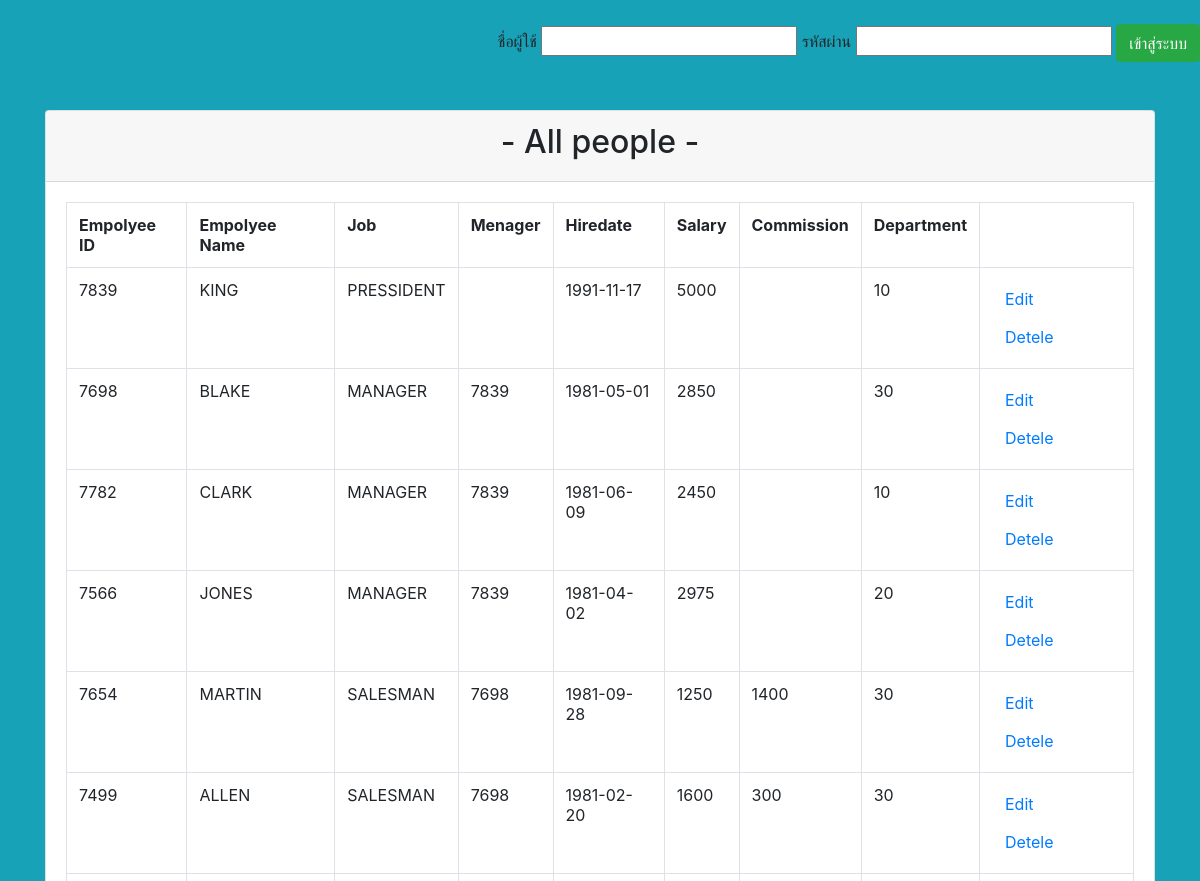
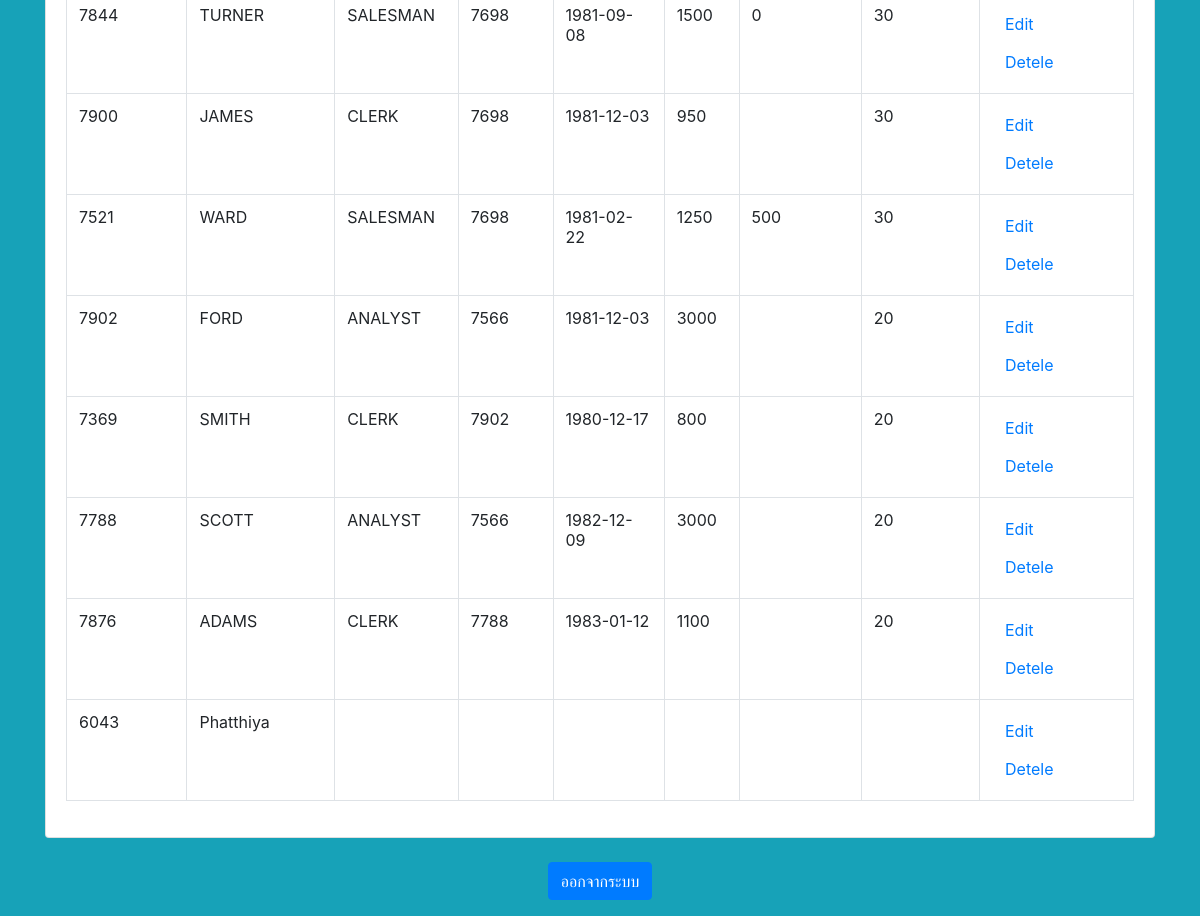
Page /display_emp.php on the committed database (2 pictures, top to bottom).
### tables this page shows
CREATE TABLE `emp` (
  `EMPNO` varchar(4) NOT NULL DEFAULT '',
  `ENAME` varchar(20) DEFAULT NULL,
  `JOB` varchar(15) DEFAULT NULL,
  `MGR` varchar(4) DEFAULT NULL,
  `HIREDATE` date DEFAULT NULL,
  `SAL` int(5) DEFAULT NULL,
  `COMM` int(5) DEFAULT NULL,
  `DEPTNO` char(2) NOT NULL DEFAULT '',
  `USERNAME` varchar(20) NOT NULL,
  `PASSWORD` varchar(64) NOT NULL,
  `ROLE` varchar(20) NOT NULL
);

### display_emp.php (the view, shortened to what this page needs)
<?php
require 'db.php';
$sql = 'SELECT * FROM emp';
$statement = $connection->prepare($sql);
$statement->execute();
$people = $statement->fetchAll(PDO::FETCH_OBJ);
 ?>
<?php require 'header.php'; ?>
<div class="container">
  <div class="card mt-5">
    <div class="card-header">
      <center><h2>- All people -</h2></center>
    </div>
    <div class="card-body">
      <table class="table table-bordered">
        <tr>
          <th>Empolyee ID</th>
          <th>Empolyee Name</th>
          <th>Job</th>
          <th>Menager</th>
          <th>Hiredate</th>
          <th>Salary</th>
          <th>Commission</th>
          <th>Department</th>
        </tr>
        <?php foreach($people as $person): ?>
          <tr>
            <td><?= $person->EMPNO; ?></td>
            <td><?= $person->ENAME; ?></td>
            <td><?= $person->JOB; ?></td>
            <td><?= $person->MGR; ?></td>
            <td><?= $person->HIREDATE; ?></td>
            <td><?= $person->SAL; ?></td>
            <td><?= $person->COMM; ?></td>
            <td><?= $person->DEPTNO; ?></td>
            <td>
            <a href="edit.php?id=<?=$person->EMPNO ?>" <button class="btn"></button> Edit </a>
              <a onclick="return confirm('Are you sure you want to delete this entry?')" href="delete.php?id=<?=$person->EMPNO ?>" class='btn'>  Detele </a>
            </td>
          </tr>
        <?php endforeach; ?>
      </table>
    </div>
  </div>
</div>
<?php require 'footer.php'; ?>
  <div class="form-group"><br>
      <center><input type="button" class="btn btn-primary" onclick="window.location='index.php'" value="ออกจากระบบ"></center>
  </div>

### header.php (shortened to what this page needs)
<!doctype html>
<html lang="en">
  <head>
    <link rel="stylesheet" href="https://maxcdn.bootstrapcdn.com/bootstrap/4.0.0-beta.2/css/bootstrap.min.css">
  </head>
  <body class="bg-info">
  <form action="login.php" method="post" name="login_form">
  <br><p align = "right"><label for="username"> ชื่อผู้ใช้ </label>
  <input type="text" name="username">
  <label for="password"> รหัสผ่าน </label>
  <input type="password" name="password">
  <button type="submit" class="btn btn-success" > เข้าสู่ระบบ </button></P>
  </form>

### footer.php (shortened to what this page needs)
  </body>
</html>

### rows in the picture
emp: EMPNO "7839", ENAME "KING", JOB "PRESSIDENT", HIREDATE "1991-11-17", SAL "5000", DEPTNO "10"
emp: EMPNO "7698", ENAME "BLAKE", JOB "MANAGER", MGR "7839", HIREDATE "1981-05-01", SAL "2850", DEPTNO "30"
emp: EMPNO "7782", ENAME "CLARK", JOB "MANAGER", MGR "7839", HIREDATE "1981-06-09", SAL "2450", DEPTNO "10"
emp: EMPNO "7566", ENAME "JONES", JOB "MANAGER", MGR "7839", HIREDATE "1981-04-02", SAL "2975", DEPTNO "20"
emp: EMPNO "7654", ENAME "MARTIN", JOB "SALESMAN", MGR "7698", HIREDATE "1981-09-28", SAL "1250", COMM "1400", DEPTNO "30"
emp: EMPNO "7499", ENAME "ALLEN", JOB "SALESMAN", MGR "7698", HIREDATE "1981-02-20", SAL "1600", COMM "300", DEPTNO "30"
emp: EMPNO "7844", ENAME "TURNER", JOB "SALESMAN", MGR "7698", HIREDATE "1981-09-08", SAL "1500", COMM "0", DEPTNO "30"
emp: EMPNO "7900", ENAME "JAMES", JOB "CLERK", MGR "7698", HIREDATE "1981-12-03", SAL "950", DEPTNO "30"
emp: EMPNO "7521", ENAME "WARD", JOB "SALESMAN", MGR "7698", HIREDATE "1981-02-22", SAL "1250", COMM "500", DEPTNO "30"
emp: EMPNO "7902", ENAME "FORD", JOB "ANALYST", MGR "7566", HIREDATE "1981-12-03", SAL "3000", DEPTNO "20"
emp: EMPNO "7369", ENAME "SMITH", JOB "CLERK", MGR "7902", HIREDATE "1980-12-17", SAL "800", DEPTNO "20"
emp: EMPNO "7788", ENAME "SCOTT", JOB "ANALYST", MGR "7566", HIREDATE "1982-12-09", SAL "3000", DEPTNO "20"
emp: EMPNO "7876", ENAME "ADAMS", JOB "CLERK", MGR "7788", HIREDATE "1983-01-12", SAL "1100", DEPTNO "20"
emp: EMPNO "6043", ENAME "Phatthiya"
